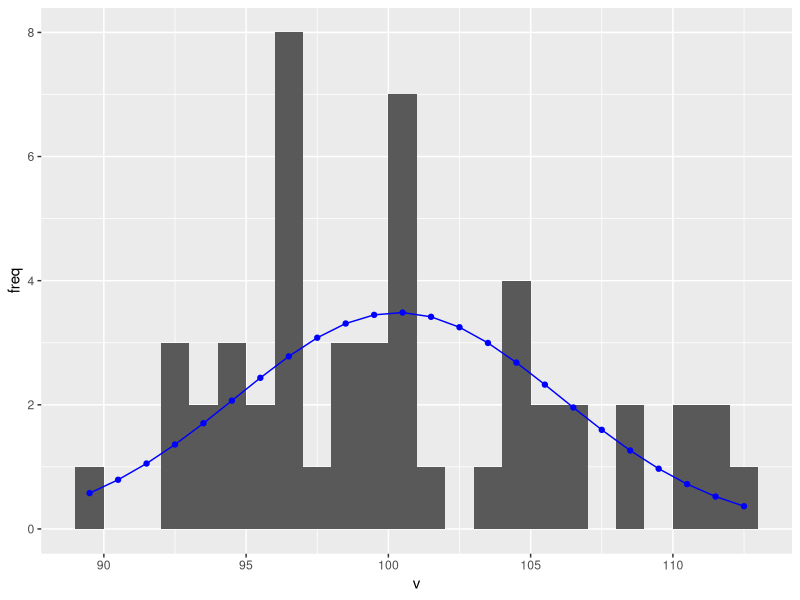
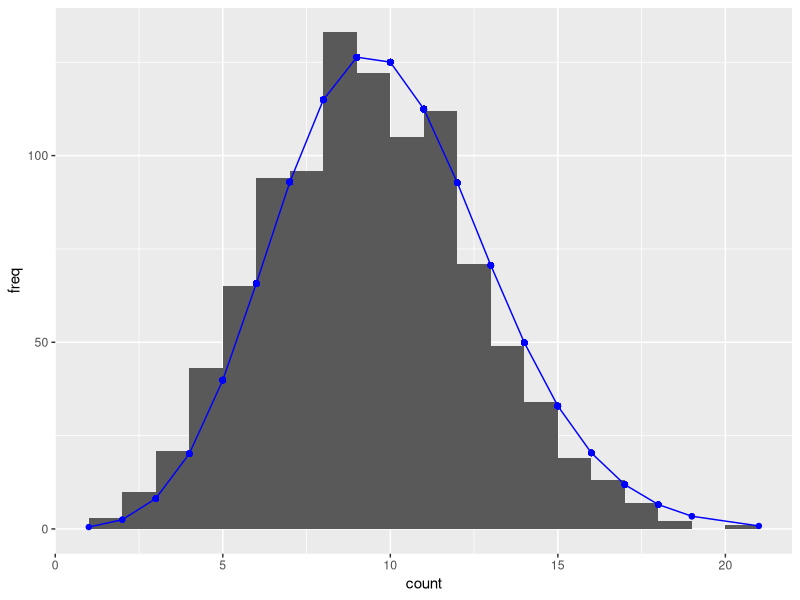

These figures' R source, in order:
#ctrl (command) +shift + N is a hotkey for creating a new file
#ctrl + I is fix indent
# probability lab
library(tidyverse)
library(patchwork)
# load csv data on R

# Normal distribution -----------------------------------------------------
v<- rnorm(n=50, mean = 100, sd = 5)

#create a vector of bin

bin <-seq(floor(min(v)), ceiling (max (v)), by = 1) 

p <- NULL 
for (i in 1:(length(bin) - 1)) {
  p[i] <- pnorm(bin[i+1], mean = mean(v), sd = sd(v)) - pnorm(bin[i], mean = mean(v), sd = sd(v))
}

df_prob <- tibble(p, bin = bin[-length(bin)] + 0.5,
                  prob= p) %>% 
  mutate(freq = length(v)*prob)
#figure
df_v<- tibble(v=v)
df_v %>% 
  ggplot(aes(x = v)) + 
  geom_histogram(binwidth = 1, 
                 center = 0.5) +
  geom_point(data = df_prob,
             aes(y = freq,
                 x = bin),
             color = "blue") +
  geom_line(data = df_prob,
            aes(y = freq,
                x = bin),
            color = "blue")

# poisson distribution ----------------------------------------------------
#for 1000 
x<-rpois(n=1000, lambda = 10)
df_count<- tibble(count= x)
lambda_hat<- mean(df_count$count)

bin<- seq(0, 
          max(x) +5,
          by=1)

##probability of observation 
p<-dpois(x, lambda = mean(x))
 ## data frame
df_prob<- tibble(x= x, y= p) %>% 
                  mutate(freq = y*nrow(df_count))

##figure 

df_count %>% 
  ggplot(aes(x=count))+
  geom_histogram(binwidth = 1, 
                 center = 0.5) +
  geom_point(data = df_prob,
             aes(x = x,
                 y = freq),
             color = "blue") +
  geom_line(data = df_prob,
            aes(y = freq,
                x = x),
            color = "blue")

